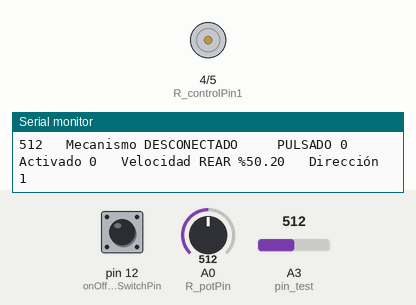
Simulated run of this sketch. Board: Arduino Uno, built with avr-gcc and run on an emulated ATmega328P. Shown: motor-driver pin pairs drawn as motors (green arrow = first pin HIGH = forward, orange = second pin HIGH = backward, longer = more drive, scaled by the enable pin), the last lines printed to the serial monitor. The test bench sets the inputs (shaded band); at power-on: pin 12 (onOffSwitchStateSwitchPin) LOW, A0 (R_potPin) = 512, A3 (pin_test) = 512.

Above: at 1.2 s.
1.3 s: pin 12 (onOffSwitchStateSwitchPin) pulled HIGH for 0.15 s
At 2.2 s:
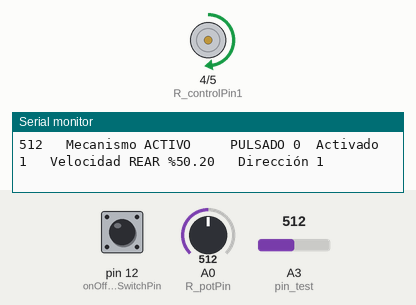
2.9 s: A0 (R_potPin) set to 1023
At 3.6 s:
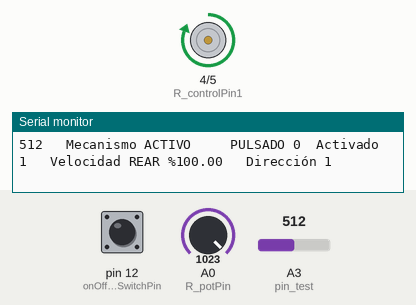
4.4 s: A0 (R_potPin) set to 716
At 4.9 s:
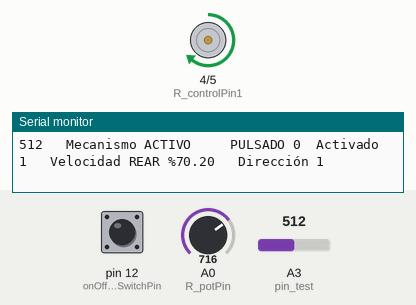
5.9 s: A0 (R_potPin) set to 122
At 6.7 s:
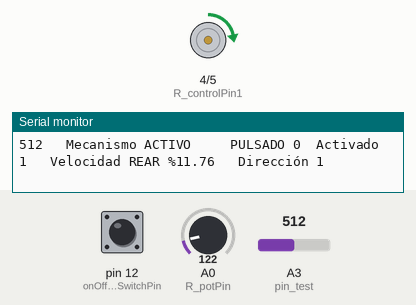
7.4 s: A3 (pin_test) set to 989
10.4 s: A3 (pin_test) set to 1009
Timing chart, 0 to 13.4 s (numbered marks = the images above; inputs shaded):
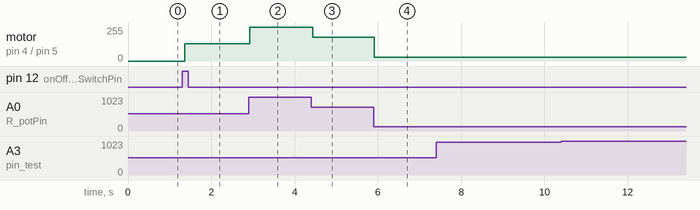

Measured:
- after the input at 1.3 s, motor on pin 4 (R_controlPin1) / pin 5 (R_controlPin2): stopped → forward 128/255 after 0.06 s
- after the input at 2.9 s, motor on pin 4 (R_controlPin1) / pin 5 (R_controlPin2): forward 128/255 → forward 255/255 at once
- after the input at 4.4 s, motor on pin 4 (R_controlPin1) / pin 5 (R_controlPin2): forward 255/255 → forward 179/255 at once
- after the input at 5.9 s, motor on pin 4 (R_controlPin1) / pin 5 (R_controlPin2): forward 179/255 → forward 30/255 at once

The sketch:

Ejercicio13-depuracion_traseros.ino
```cpp
//PINES ARDUINO *********************************
const int pin_test = A3; // Pin de test/debug
/************************************************/
const int R_potPin =     A0; // Pin para regulación de velocidad motores TRASEROS vía potenciómetro
const int R_controlPin1 = 4; // motores TRASEROS pin 1 -> misma señal ambos motores
const int R_controlPin2 = 5; // motores TRASEROS pin 2 -> misma señal ambos motores
const int R_enablePin =   6 ; // motores TRASEROS- PIN DE ACTIVACIÓN

const int onOffSwitchStateSwitchPin = 12;   // MARCHA / PARO de motores
/* PIN 13 PARA SEÑALAR EL ARRANQUE/ PARADA DE LOS MOTORES
/************************************************/

//ESTADO DE MOTORES
boolean motorEnabled = 0; // Habilitación de motores en bloque
int R_motorSpeed = 0;   // Velocidad de motores TRASEROS
boolean motorDirection = 1; // Control de dirección de motores en bloque

/************************************************/
// PULSADORES
//Estados iniciales de pulsadores
// Botón de arranque / parada
int onOffSwitchState = 0;
int previousOnOffSwitchState = 0;

void setup() {
  Serial.begin(9600);
  // Setup pines de PULSADORES
  /*pinMode(directionSwitchPin, INPUT);*/
  pinMode(onOffSwitchStateSwitchPin, INPUT);

  // Setup pines de MOTORES
  pinMode(R_enablePin, OUTPUT);
  pinMode(R_controlPin1, OUTPUT);
  pinMode(R_controlPin2, OUTPUT);

  // Motores apagados
  digitalWrite(R_enablePin, LOW);
}

void loop() {
  delay(10); //------------------------
  // leo estado de los botones y el potenciometro
  onOffSwitchState = digitalRead(onOffSwitchStateSwitchPin);

  //Como la entrada analógica del Arduino es de 10 bits, el rango va de 0 a 1023.
  //En cambio, la salidas del Arduino son de 8 bits (PWM), quiere decir, rango entre 0 a 255.
  //Por esta razón tenemos que dividir la lectura analógica por 2*2= 4
  R_motorSpeed = analogRead(R_potPin) / 4;

  //Detecto flancos ascendentes para cambiar velocidad y encendido motor
  if (onOffSwitchState != previousOnOffSwitchState) {
    if (onOffSwitchState == HIGH)
      motorEnabled = !motorEnabled;
  }
  //Control dirección de giro
  if (motorDirection == 1) {
    digitalWrite(R_controlPin1, HIGH);
    digitalWrite(R_controlPin2, LOW);
  }
  else {
    digitalWrite(R_controlPin1, LOW);
    digitalWrite(R_controlPin2, HIGH);
  }

  //Control encendido/apagado y velocidad con el pin enable del L293D
  if (motorEnabled == 1) {
    analogWrite(R_enablePin, R_motorSpeed);
  }
  else {
    analogWrite(R_enablePin, 0);
  }

  //Actualizar estados
  previousOnOffSwitchState = onOffSwitchState;
  /*previousDirectionSwitchState = directionSwitchState;
    */

  //Imprimo por el Puerto Serie
  Serial.print(analogRead(pin_test));
  if (motorEnabled == 1) {
    digitalWrite(LED_BUILTIN, HIGH); // Iluminamos el LED interno si el mecanismo está activo
    Serial.print("\t Mecanismo ACTIVO\t");
  }
  else {
    digitalWrite(LED_BUILTIN, LOW);
    Serial.print("\t Mecanismo DESCONECTADO\t");
  }

  Serial.print("\t PULSADO ");
  Serial.print(onOffSwitchState);
  Serial.print("  Activado ");
  Serial.print(motorEnabled);

  Serial.print("\t Velocidad REAR %");
  Serial.print((float)R_motorSpeed/255*100);

  Serial.print("\t Dirección ");
  Serial.println(motorDirection);
}
```
